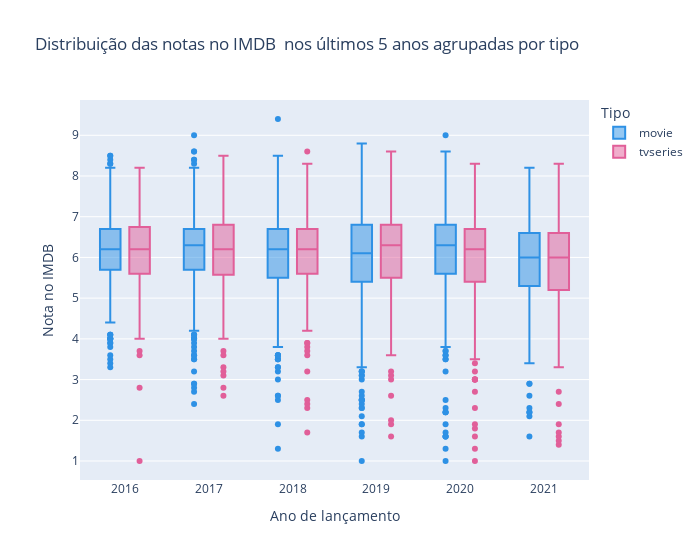

The cell this chart's notebook holds for it:
### Code cell
# Converte coluna de ano para inteiro
df_netflix_titles["release_year"] = df_netflix_titles["release_year"].astype('int')
df_netflix_last_titles = df_netflix_titles[df_netflix_titles["release_year"] >= df_netflix_titles['release_year'].max()-5]

fig = px.box(df_netflix_last_titles, 
             x='release_year', 
             y="rating_imdb", 
             color='type',
             width=700,
             title="Distribuição das notas no IMDB \nnos últimos 5 anos agrupadas por tipo",
             color_discrete_sequence=px.colors.qualitative.Dark24,
             labels={'release_year':'Ano de lançamento', 'rating_imdb':'Nota no IMDB', 'type':'Tipo'})
fig.show()

### Figure 1 — Plotly figure (JSON) as saved in the notebook; plotly's stock layout.template omitted (floating-point values rounded to 4 significant figures; data arrays with more than 128 entries replaced by an {"elided": "..."} marker saying what was removed)
{"data": [{"alignmentgroup": "True", "hovertemplate": "Tipo=movie<br>Ano de lançamento=%{x}<br>Nota no IMDB=%{y}<extra></extra>", "legendgroup": "movie", "marker": {"color": "#2E91E5"}, "name": "movie", "notched": false, "offsetgroup": "movie", "orientation": "v", "showlegend": true, "type": "box", "x": {"elided": "3619 int values"}, "x0": " ", "xaxis": "x", "y": {"elided": "3619 float values"}, "y0": " ", "yaxis": "y"}, {"alignmentgroup": "True", "hovertemplate": "Tipo=tvseries<br>Ano de lançamento=%{x}<br>Nota no IMDB=%{y}<extra></extra>", "legendgroup": "tvseries", "marker": {"color": "#E15F99"}, "name": "tvseries", "notched": false, "offsetgroup": "tvseries", "orientation": "v", "showlegend": true, "type": "box", "x": {"elided": "2037 int values"}, "x0": " ", "xaxis": "x", "y": {"elided": "2037 float values"}, "y0": " ", "yaxis": "y"}], "layout": {"boxmode": "group", "legend": {"title": {"text": "Tipo"}, "tracegroupgap": 0}, "title": {"text": "Distribuição das notas no IMDB \nnos últimos 5 anos agrupadas por tipo"}, "width": 700, "xaxis": {"anchor": "y", "domain": [0, 1], "title": {"text": "Ano de lançamento"}}, "yaxis": {"anchor": "x", "domain": [0, 1], "title": {"text": "Nota no IMDB"}}}}
